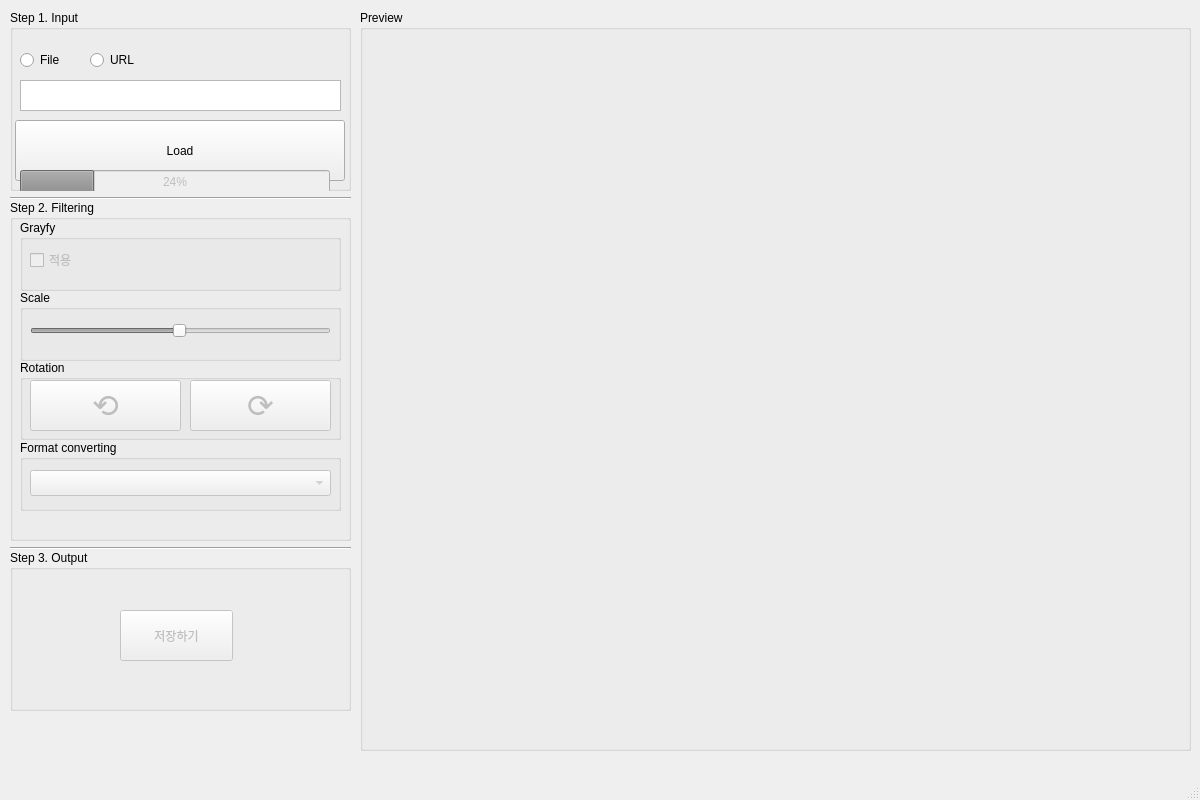
<?xml version="1.0" encoding="UTF-8"?>
<ui version="4.0">
 <class>MainWindow</class>
 <widget class="QMainWindow" name="MainWindow">
  <property name="enabled">
   <bool>true</bool>
  </property>
  <property name="geometry">
   <rect>
    <x>0</x>
    <y>0</y>
    <width>1200</width>
    <height>800</height>
   </rect>
  </property>
  <property name="windowTitle">
   <string>MainWindow</string>
  </property>
  <widget class="QWidget" name="centralwidget">
   <widget class="QGroupBox" name="groupBox_input">
    <property name="geometry">
     <rect>
      <x>10</x>
      <y>10</y>
      <width>341</width>
      <height>181</height>
     </rect>
    </property>
    <property name="title">
     <string>Step 1. Input</string>
    </property>
    <widget class="QPlainTextEdit" name="plainTextEdit_file">
     <property name="geometry">
      <rect>
       <x>10</x>
       <y>70</y>
       <width>321</width>
       <height>31</height>
      </rect>
     </property>
     <property name="font">
      <font>
       <pointsize>10</pointsize>
      </font>
     </property>
     <property name="autoFillBackground">
      <bool>false</bool>
     </property>
     <property name="readOnly">
      <bool>true</bool>
     </property>
    </widget>
    <widget class="QRadioButton" name="radioButton_file">
     <property name="geometry">
      <rect>
       <x>10</x>
       <y>40</y>
       <width>51</width>
       <height>20</height>
      </rect>
     </property>
     <property name="text">
      <string>File</string>
     </property>
    </widget>
    <widget class="QRadioButton" name="radioButton_url">
     <property name="geometry">
      <rect>
       <x>80</x>
       <y>40</y>
       <width>51</width>
       <height>20</height>
      </rect>
     </property>
     <property name="text">
      <string>URL</string>
     </property>
    </widget>
    <widget class="QPushButton" name="pushButton_load">
     <property name="geometry">
      <rect>
       <x>5</x>
       <y>110</y>
       <width>330</width>
       <height>61</height>
      </rect>
     </property>
     <property name="text">
      <string>Load</string>
     </property>
    </widget>
    <widget class="QProgressBar" name="progressBar">
     <property name="enabled">
      <bool>false</bool>
     </property>
     <property name="geometry">
      <rect>
       <x>10</x>
       <y>160</y>
       <width>310</width>
       <height>23</height>
      </rect>
     </property>
     <property name="value">
      <number>24</number>
     </property>
    </widget>
   </widget>
   <widget class="QGroupBox" name="groupBox_filtering">
    <property name="geometry">
     <rect>
      <x>10</x>
      <y>200</y>
      <width>341</width>
      <height>341</height>
     </rect>
    </property>
    <property name="title">
     <string>Step 2. Filtering</string>
    </property>
    <widget class="QGroupBox" name="groupBox_format_converting">
     <property name="geometry">
      <rect>
       <x>10</x>
       <y>240</y>
       <width>321</width>
       <height>71</height>
      </rect>
     </property>
     <property name="title">
      <string>Format converting</string>
     </property>
     <widget class="QComboBox" name="comboBox_formats">
      <property name="enabled">
       <bool>false</bool>
      </property>
      <property name="geometry">
       <rect>
        <x>10</x>
        <y>30</y>
        <width>301</width>
        <height>26</height>
       </rect>
      </property>
     </widget>
    </widget>
    <widget class="QGroupBox" name="groupBox_grayfy">
     <property name="geometry">
      <rect>
       <x>10</x>
       <y>20</y>
       <width>321</width>
       <height>71</height>
      </rect>
     </property>
     <property name="title">
      <string>Grayfy</string>
     </property>
     <widget class="QCheckBox" name="checkBox_grayfy">
      <property name="enabled">
       <bool>false</bool>
      </property>
      <property name="geometry">
       <rect>
        <x>10</x>
        <y>30</y>
        <width>51</width>
        <height>20</height>
       </rect>
      </property>
      <property name="text">
       <string>적용</string>
      </property>
     </widget>
    </widget>
    <widget class="QGroupBox" name="groupBox_scale">
     <property name="geometry">
      <rect>
       <x>10</x>
       <y>90</y>
       <width>321</width>
       <height>71</height>
      </rect>
     </property>
     <property name="title">
      <string>Scale</string>
     </property>
     <widget class="QSlider" name="horizontalSlider_scale">
      <property name="enabled">
       <bool>false</bool>
      </property>
      <property name="geometry">
       <rect>
        <x>10</x>
        <y>30</y>
        <width>301</width>
        <height>22</height>
       </rect>
      </property>
      <property name="minimum">
       <number>1</number>
      </property>
      <property name="maximum">
       <number>100</number>
      </property>
      <property name="value">
       <number>50</number>
      </property>
      <property name="orientation">
       <enum>Qt::Horizontal</enum>
      </property>
     </widget>
    </widget>
    <widget class="QGroupBox" name="groupBox_rotation">
     <property name="geometry">
      <rect>
       <x>10</x>
       <y>160</y>
       <width>321</width>
       <height>80</height>
      </rect>
     </property>
     <property name="title">
      <string>Rotation</string>
     </property>
     <widget class="QPushButton" name="pushButton_rotationLeft">
      <property name="enabled">
       <bool>false</bool>
      </property>
      <property name="geometry">
       <rect>
        <x>10</x>
        <y>20</y>
        <width>151</width>
        <height>51</height>
       </rect>
      </property>
      <property name="font">
       <font>
        <pointsize>24</pointsize>
       </font>
      </property>
      <property name="text">
       <string>⟲</string>
      </property>
     </widget>
     <widget class="QPushButton" name="pushButton_rotationRight">
      <property name="enabled">
       <bool>false</bool>
      </property>
      <property name="geometry">
       <rect>
        <x>170</x>
        <y>20</y>
        <width>141</width>
        <height>51</height>
       </rect>
      </property>
      <property name="font">
       <font>
        <pointsize>24</pointsize>
       </font>
      </property>
      <property name="text">
       <string>⟳</string>
      </property>
     </widget>
    </widget>
   </widget>
   <widget class="QGroupBox" name="groupBox_preview">
    <property name="geometry">
     <rect>
      <x>360</x>
      <y>10</y>
      <width>831</width>
      <height>741</height>
     </rect>
    </property>
    <property name="title">
     <string>Preview</string>
    </property>
    <widget class="QLabel" name="label_preview">
     <property name="geometry">
      <rect>
       <x>10</x>
       <y>30</y>
       <width>811</width>
       <height>701</height>
      </rect>
     </property>
     <property name="text">
      <string/>
     </property>
     <property name="scaledContents">
      <bool>true</bool>
     </property>
     <property name="alignment">
      <set>Qt::AlignCenter</set>
     </property>
    </widget>
   </widget>
   <widget class="QGroupBox" name="groupBox_output">
    <property name="geometry">
     <rect>
      <x>10</x>
      <y>550</y>
      <width>341</width>
      <height>161</height>
     </rect>
    </property>
    <property name="title">
     <string>Step 3. Output</string>
    </property>
    <widget class="QPushButton" name="pushButton_save">
     <property name="enabled">
      <bool>false</bool>
     </property>
     <property name="geometry">
      <rect>
       <x>110</x>
       <y>60</y>
       <width>113</width>
       <height>51</height>
      </rect>
     </property>
     <property name="text">
      <string>저장하기</string>
     </property>
    </widget>
   </widget>
   <widget class="Line" name="line">
    <property name="geometry">
     <rect>
      <x>10</x>
      <y>190</y>
      <width>341</width>
      <height>16</height>
     </rect>
    </property>
    <property name="orientation">
     <enum>Qt::Horizontal</enum>
    </property>
   </widget>
   <widget class="Line" name="line_2">
    <property name="geometry">
     <rect>
      <x>10</x>
      <y>540</y>
      <width>341</width>
      <height>16</height>
     </rect>
    </property>
    <property name="orientation">
     <enum>Qt::Horizontal</enum>
    </property>
   </widget>
  </widget>
  <widget class="QMenuBar" name="menubar">
   <property name="geometry">
    <rect>
     <x>0</x>
     <y>0</y>
     <width>1200</width>
     <height>22</height>
    </rect>
   </property>
  </widget>
  <widget class="QStatusBar" name="statusbar"/>
 </widget>
 <resources/>
 <connections/>
</ui>
